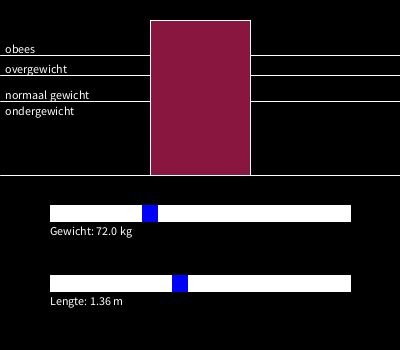
Frame 1 (no input)
Frame 60 (the mouse pressed at the canvas centre just before this capture): identical to frame 1, image omitted
Frame 120 (the mouse held since frame 60 and released just before this capture): identical to frame 1, image omitted

The Processing sketch that drew this single still picture (run headless with seeded random() and noise(); from frame 60 on, the mouse is pressed at the canvas centre):

// Processing sketch: Moduleopgave_5_new
// ── Moduleopgave_5_new.pde
/* moduleopgave_5
Author: Wesley Bouchard
Student number: 575976 
Date: 28-02-2019 */

// Variabelen
float obees = 30,
      overgewicht = 25,
      normaalGewicht = 18.5,
      ondergewicht,
      BMI;

int factor = 4,
    zoomFactor = 10000,
    centerScreen,
    barWidth = 100,
    sliderWidth = 300,
    sliderHeight = 16,
    sliderWeightY,
    sliderX,
    sliderLengthY,
    sliderButtonWidth = 15,
    sliderWeightButtonX = 150,
    sliderLengthButtonX = 180;

boolean buttonWeightPressed = false,
        buttonWeightReleased = true,
        buttonLengthPressed = false,
        buttonLengthReleased = true;

final int MAXWEIGHT = 200,
          MINWEIGHT = 10,
          MAXLENGTH = 250,
          MINLENGTH = 50;

void setup() {
  size(400, 350);
  pixelDensity(displayDensity());
  smooth();
  centerScreen = height/2;
  sliderWeightY = centerScreen + 30;
  sliderX = width/2 - sliderWidth/2;
  sliderLengthY = centerScreen + 100;
}

void draw() {
  background(#000000);
  drawLines();
  writeTextUnderLines();
  drawBar(width/2 - barWidth/2, centerScreen, barWidth, 0 - (calculateBMI()*factor));
  drawSliders();
  drawSliderButtons();
  writeTextUnderSliders();
  update();
  println(sliderWeightButtonX);
}

void update() {
  if (buttonWeightPressed) {
      sliderWeightButtonX = constrain(mouseX, sliderX + sliderButtonWidth/2, (sliderX + sliderWidth) - sliderButtonWidth/2);
  }
  else if (buttonLengthPressed) {
    sliderLengthButtonX = constrain(mouseX, sliderX + sliderButtonWidth/2, (sliderX + sliderWidth) - sliderButtonWidth/2);
  } 
}

void mousePressed() {
    if (mouseX > sliderWeightButtonX - sliderButtonWidth/2 && mouseX < sliderWeightButtonX + sliderButtonWidth/2 
        && mouseY > sliderWeightY && mouseY < sliderWeightY + sliderHeight) {
          buttonWeightReleased = false;
          buttonWeightPressed = true;
        }
    else if (mouseX > sliderLengthButtonX - sliderButtonWidth/2 && mouseX < sliderLengthButtonX + sliderButtonWidth/2 
        && mouseY > sliderLengthY && mouseY < sliderLengthY + sliderHeight) {
          buttonLengthReleased = false;
          buttonLengthPressed = true;
        }
}

void mouseReleased() {
  buttonWeightPressed = false;
  buttonWeightReleased = true;
  buttonLengthPressed = false;
  buttonLengthReleased = true;
}

// ── bottomScreen.pde
void drawSliders() {
  drawSliderWeight(sliderX, sliderWeightY, sliderWidth, sliderHeight);
  drawSliderLength(sliderX, sliderLengthY, sliderWidth, sliderHeight);
}

void drawSliderLength(int x, int y, int Width, int Height) {
  rectMode(CORNER);
  fill(#FFFFFF);
  rect(x, y, Width, Height);
}

void drawSliderWeight(int x, int y, int Width, int Height) {
  rectMode(CORNER);
  fill(#FFFFFF);
  rect(x, y, Width, Height);
}

void drawSliderButtons() {
  drawSliderWeightButton(sliderWeightButtonX, sliderWeightY + sliderHeight/2, sliderButtonWidth, sliderHeight);
  drawSliderLengthButton(sliderLengthButtonX, sliderLengthY + sliderHeight/2, sliderButtonWidth, sliderHeight);
}

void drawSliderLengthButton(int x, int y, int Width, int Height) {
  rectMode(CENTER);
  stroke(#0000FF);
  fill(#0000FF);
  rect(x, y, Width, Height);
}

void drawSliderWeightButton(int x, int y, int Width, int Height) {
  rectMode(CENTER);
  stroke(#0000FF);
  fill(#0000FF);
  rect(x, y, Width, Height);
}

boolean buttonWeigthPressed() {
  return true;
}

boolean buttonWeigthReleased() {
  return false;
}

float calculateBMI() {
  return (readWeight() / (readLength() * readLength())*zoomFactor);
}

//Returns the weight in kg
float readWeight() {
  float value2 = map(sliderWeightButtonX - sliderButtonWidth/2, sliderX, (sliderX + sliderWidth) - sliderButtonWidth, MINWEIGHT,MAXWEIGHT);
  return value2;
}

//Returns the length in cm  
float readLength() {
  float value2 = map(sliderLengthButtonX - sliderButtonWidth/2, sliderX, (sliderX + sliderWidth) - sliderButtonWidth, MINLENGTH,MAXLENGTH);
  return value2;
}

void writeTextUnderSliders() {
  writeTextUnderSliderWeight("Gewicht: " + nf(floor(readWeight()), 0, 1) + " kg", sliderX, sliderWeightY + 30);
  writeTextUnderSliderLength("Lengte: " + nf(readLength()/100, 1,2) + " m", sliderX, sliderLengthY + 30);
}

void writeTextUnderSliderWeight(String text, float x, float y) {
  fill(#FFFFFF);
  text(text, x, y); 
}

void writeTextUnderSliderLength(String text, float x, float y) {
  fill(#FFFFFF);
  text(text, x, y); 
}

// ── topScreen.pde
void drawLines() {
  int linePosX = 0;
  drawLine(linePosX, centerScreen - (normaalGewicht*factor), width, centerScreen - (normaalGewicht*factor));
  drawLine(linePosX, centerScreen - (overgewicht*factor), width, centerScreen - (overgewicht*factor));
  drawLine(linePosX, centerScreen - (obees*factor), width, centerScreen - (obees*factor));
  drawLine(linePosX, centerScreen, width, centerScreen);
}

void drawLine(float x, float y, float x2, float y2) {
  stroke(#FFFFFF);
  line(x, y, x2, y2);
}

void writeTextUnderLines() {
  int amountPixels = 2;
  int amountPixels2 = 5;
  int amountPixels3 = 14;
  writeTextUnderLine("ondergewicht", amountPixels2, centerScreen - (normaalGewicht*factor) + amountPixels3);
  writeTextUnderLine("normaal gewicht", amountPixels2, centerScreen - (normaalGewicht*factor) - amountPixels);
  writeTextUnderLine("overgewicht", amountPixels2, centerScreen - (overgewicht*factor) - amountPixels);
  writeTextUnderLine("obees", amountPixels2, centerScreen - (obees*factor) - amountPixels);
}

void writeTextUnderLine(String text, float x, float y) {
  fill(#FFFFFF);
  text(text, x, y);
}

void drawBar(float x, float y, float Width, float Height) {
  rectMode(CORNER);
  fill(137,22,62);
  rect(x, y, Width, Height);
}
